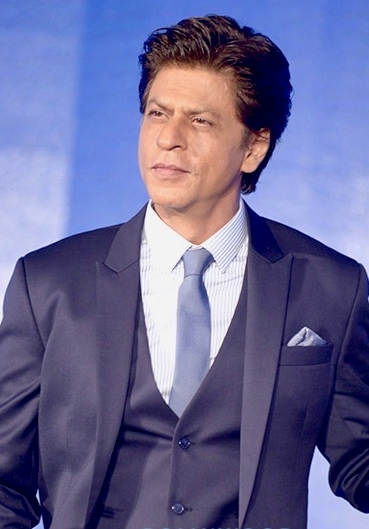
#> input picture img1.jpg, 369 x 529 px, given in place of the camera
$ jupyter execute contourProject.ipynb
#> lines starting #> are read from the running program, lines starting #| are printed output that depends on the picture
[cell 1]
import cv2
import numpy as np

[cell 2]
def nothing(x):
    pass

cv2.namedWindow("window")

cv2.createTrackbar("th","window",0,255,nothing)

cv2.createTrackbar("lb","window",0,255,nothing)
cv2.createTrackbar("lg","window",0,255,nothing)
cv2.createTrackbar("lr","window",0,255,nothing)

cv2.createTrackbar("hb","window",0,255,nothing)
cv2.createTrackbar("hg","window",0,255,nothing)
cv2.createTrackbar("hr","window",0,255,nothing)

cap = cv2.VideoCapture(0)
while True:
    r,frame = cap.read()
#> frame is the input picture: shape (529, 369, 3); mean B, G, R 148.6, 104, 105.5
    if r == True:

        thr = cv2.getTrackbarPos("th","window")

        LB = cv2.getTrackbarPos("lb","window")
        LG = cv2.getTrackbarPos("lg","window")
        LR = cv2.getTrackbarPos("lr","window")

        HB = cv2.getTrackbarPos("hb","window")
        HG = cv2.getTrackbarPos("hg","window")
        HR = cv2.getTrackbarPos("hr","window")

        lower = np.array([LB,LG,LR])
        upper = np.array([HB,HG,HR])

        frame = cv2.flip(frame,1)
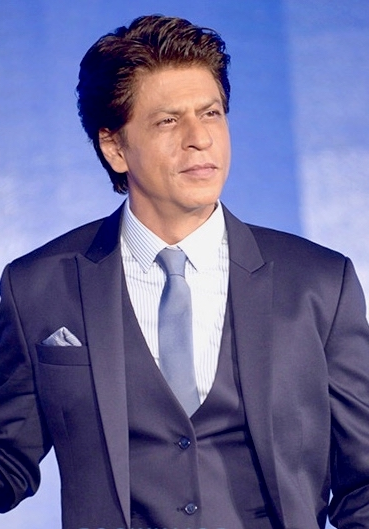
#> frame: shape (529, 369, 3); mean B, G, R 148.6, 104, 105.5
        frame = cv2.resize(frame, (400,400))
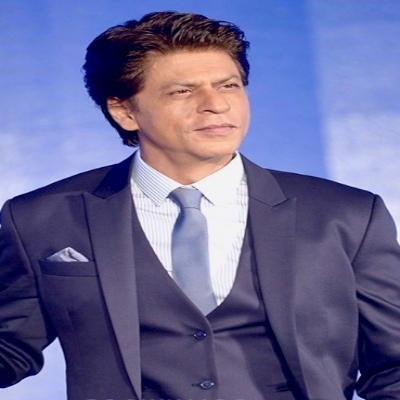
#> frame: shape (400, 400, 3); mean B, G, R 148.5, 103.8, 105.4
        hsv = cv2.cvtColor(frame,cv2.COLOR_BGR2HSV)
#> hsv: shape (400, 400, 3); mean H, S, V 111.4, 109.7, 155.2

        m = cv2.inRange(hsv,lower,upper)               ## inRange() → creates a "where-is-the-color" map.
#> m: shape (400, 400); every value is 0
        res = cv2.bitwise_and(frame,frame,mask=m)       ## bitwise_and() → applies that map to extract the colored region from the original image
#> res: shape (400, 400, 3); every value is 0

        r,th = cv2.threshold(m,thr,255,cv2.THRESH_BINARY)
#> r = 0
        cnt,h = cv2.findContours(th,cv2.RETR_TREE,cv2.CHAIN_APPROX_SIMPLE)
#> cnt = []; h = None
        cv2.drawContours(frame, cnt, -1, (0,0,255), 4)

        cv2.imshow("thr",th)
        cv2.imshow("res",res)
        cv2.imshow("mask",m)
        cv2.imshow("ws",frame)
        if cv2.waitKey(25) & 0xff == ord("p"):
#> (key Esc is pressed here)
            break
    else:
        break


cap.release()
cv2.destroyAllWindows()
cv2.waitKey(1)

$ run again, on img2.jpeg
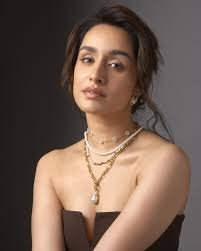
#> input picture img2.jpeg, 201 x 251 px, given in place of the camera
#> frame is the input picture: shape (251, 201, 3); mean B, G, R 80, 91.9, 113.1
#> `frame = cv2.flip(frame,1)`:
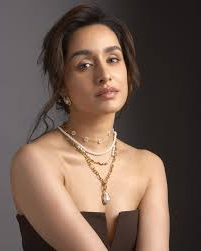
#> frame: shape (251, 201, 3); mean B, G, R 80, 91.9, 113.1
#> `frame = cv2.resize(frame, (400,400))`:
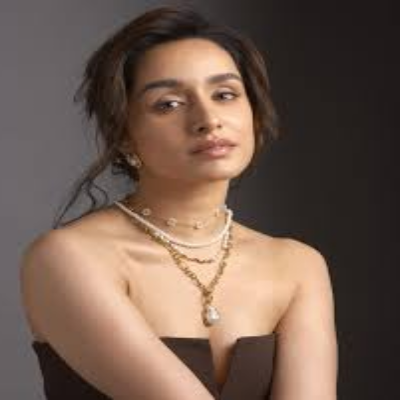
#> frame: shape (400, 400, 3); mean B, G, R 79.9, 91.8, 113
#> hsv: shape (400, 400, 3); mean H, S, V 34.6, 69.7, 113
#> m: shape (400, 400); every value is 0
#> res: shape (400, 400, 3); every value is 0
#> r = 0
#> cnt = []; h = None
